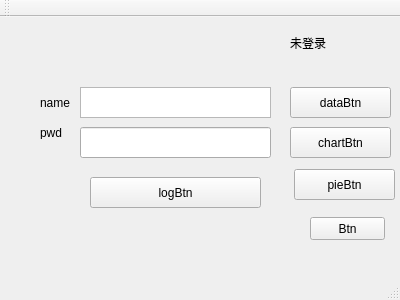
<?xml version="1.0" encoding="UTF-8"?>
<ui version="4.0">
 <class>MainWindow</class>
 <widget class="QMainWindow" name="MainWindow">
  <property name="geometry">
   <rect>
    <x>0</x>
    <y>0</y>
    <width>400</width>
    <height>300</height>
   </rect>
  </property>
  <property name="windowTitle">
   <string>MainWindow</string>
  </property>
  <widget class="QWidget" name="centralWidget">
   <widget class="QPushButton" name="dataButton">
    <property name="geometry">
     <rect>
      <x>290</x>
      <y>70</y>
      <width>101</width>
      <height>31</height>
     </rect>
    </property>
    <property name="text">
     <string>dataBtn</string>
    </property>
   </widget>
   <widget class="QPushButton" name="barBtn">
    <property name="geometry">
     <rect>
      <x>290</x>
      <y>110</y>
      <width>101</width>
      <height>31</height>
     </rect>
    </property>
    <property name="text">
     <string>chartBtn</string>
    </property>
   </widget>
   <widget class="QLabel" name="label">
    <property name="geometry">
     <rect>
      <x>40</x>
      <y>80</y>
      <width>54</width>
      <height>12</height>
     </rect>
    </property>
    <property name="text">
     <string>name</string>
    </property>
   </widget>
   <widget class="QTextEdit" name="textEdit">
    <property name="geometry">
     <rect>
      <x>80</x>
      <y>70</y>
      <width>191</width>
      <height>31</height>
     </rect>
    </property>
   </widget>
   <widget class="QPushButton" name="logBtn">
    <property name="geometry">
     <rect>
      <x>90</x>
      <y>160</y>
      <width>171</width>
      <height>31</height>
     </rect>
    </property>
    <property name="text">
     <string>logBtn</string>
    </property>
   </widget>
   <widget class="QLabel" name="userlbl">
    <property name="geometry">
     <rect>
      <x>290</x>
      <y>20</y>
      <width>54</width>
      <height>12</height>
     </rect>
    </property>
    <property name="text">
     <string>未登录</string>
    </property>
   </widget>
   <widget class="QLabel" name="label_2">
    <property name="geometry">
     <rect>
      <x>40</x>
      <y>110</y>
      <width>54</width>
      <height>12</height>
     </rect>
    </property>
    <property name="text">
     <string>pwd</string>
    </property>
   </widget>
   <widget class="QPushButton" name="pieBtn">
    <property name="geometry">
     <rect>
      <x>294</x>
      <y>152</y>
      <width>101</width>
      <height>31</height>
     </rect>
    </property>
    <property name="text">
     <string>pieBtn</string>
    </property>
   </widget>
   <widget class="QPushButton" name="Btn">
    <property name="geometry">
     <rect>
      <x>310</x>
      <y>200</y>
      <width>75</width>
      <height>23</height>
     </rect>
    </property>
    <property name="text">
     <string>Btn</string>
    </property>
   </widget>
   <widget class="QLineEdit" name="lineEdit">
    <property name="geometry">
     <rect>
      <x>80</x>
      <y>110</y>
      <width>191</width>
      <height>31</height>
     </rect>
    </property>
    <property name="echoMode">
     <enum>QLineEdit::Password</enum>
    </property>
   </widget>
  </widget>
  <widget class="QMenuBar" name="menuBar">
   <property name="geometry">
    <rect>
     <x>0</x>
     <y>0</y>
     <width>400</width>
     <height>23</height>
    </rect>
   </property>
  </widget>
  <widget class="QToolBar" name="mainToolBar">
   <attribute name="toolBarArea">
    <enum>TopToolBarArea</enum>
   </attribute>
   <attribute name="toolBarBreak">
    <bool>false</bool>
   </attribute>
  </widget>
  <widget class="QStatusBar" name="statusBar"/>
 </widget>
 <layoutdefault spacing="6" margin="11"/>
 <resources/>
 <connections/>
</ui>
